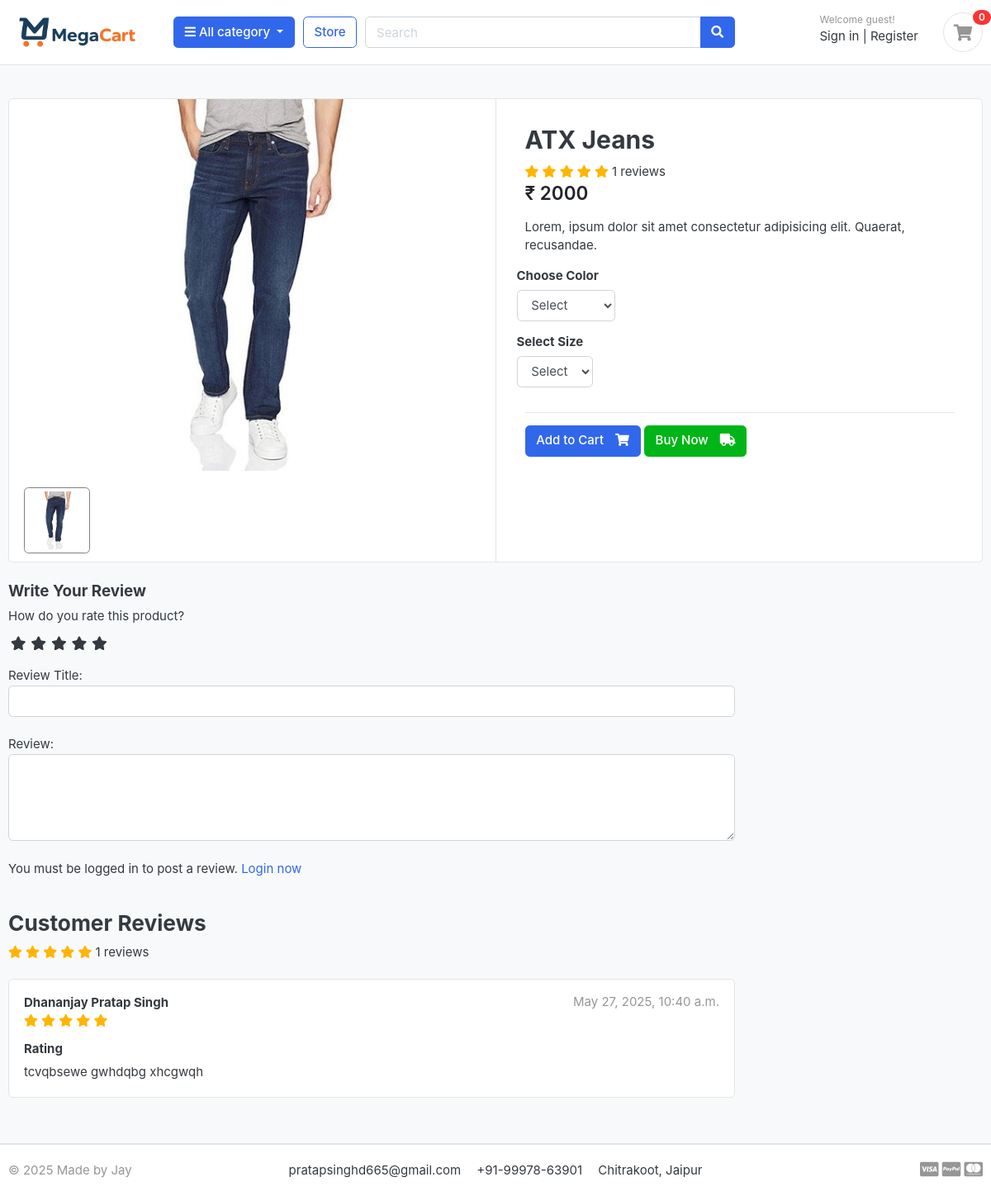
/store/category/jeans/atx-jeans/, run on the app's committed database.
### store/models.py (models this page shows, shortened)
class Product(models.Model):
    product_name    = models.CharField(max_length=200, unique=True)
    slug            = models.SlugField(max_length=200, unique=True)
    description     = models.TextField(max_length=500, blank=True)
    price           = models.IntegerField()
    images          = models.ImageField(upload_to='photos/products')
    stock           = models.IntegerField()
    is_available    = models.BooleanField(default=True)
    category        = models.ForeignKey(Category, on_delete=models.CASCADE)
    created_date    = models.DateTimeField(auto_now_add=True)
    modified_date   = models.DateTimeField(auto_now=True)
    def averageReview(self):
        reviews = ReviewRating.objects.filter(product=self, status=True).aggregate(average=Avg('rating'))
        avg = 0
        if reviews['average'] is not None:
            avg = float(reviews['average'])
        return avg
    def countReview(self):
        reviews = ReviewRating.objects.filter(product=self, status=True).aggregate(count=Count('id'))
        count = 0
        if reviews['count'] is not None:
            count = int(reviews['count'])
        return count

class ReviewRating(models.Model):
    product = models.ForeignKey(Product, on_delete=models.CASCADE)
    user = models.ForeignKey(Account, on_delete=models.CASCADE)
    subject = models.CharField(max_length=100, blank=True)
    review = models.TextField(max_length=500, blank=True)
    rating = models.FloatField()
    ip = models.CharField(max_length=20, blank=True)
    status = models.BooleanField(default=True)
    created_at = models.DateTimeField(auto_now_add=True)
    updated_at = models.DateTimeField(auto_now=True)

### accounts/models.py (models this page shows, shortened)
class Account(AbstractBaseUser, PermissionsMixin):
    ROLE_CHOICES = (
        ('Customer', 'Customer'),
        ('Seller', 'Seller'),
        ('Admin', 'Admin'),
    )
    role = models.CharField(max_length=10, choices=ROLE_CHOICES, default='Customer')
    first_name = models.CharField(max_length=50)
    last_name = models.CharField(max_length=50)
    username = models.CharField(max_length=50, unique=True)
    email = models.EmailField(max_length=100, unique=True)
    phone_number = models.CharField(max_length=50)
    date_joined = models.DateTimeField(auto_now_add=True)
    last_login = models.DateTimeField(auto_now_add=True)
    is_admin = models.BooleanField(default=False)
    is_staff = models.BooleanField(default=False)
    is_superuser = models.BooleanField(default=False)
    is_active = models.BooleanField(default=True)
    is_superadmin = models.BooleanField(default=False)
    USERNAME_FIELD = 'email'
    REQUIRED_FIELDS = ['username', 'first_name', 'last_name']
    objects = MyAccountManager()
    def full_name(self):
        return f'{self.first_name} {self.last_name}'

### store/views.py (the view)
# urls.py: path('category/<slug:category_slug>/<slug:product_slug>/', views.product_detail, name='product_detail'),
def product_detail(request, category_slug, product_slug):
    try:
        single_product = Product.objects.get(category__slug=category_slug, slug=product_slug)
        in_cart = CartItem.objects.filter(cart__cart_id=_cart_id(request), product=single_product).exists()
    except Exception as e:
        raise e
    if request.user.is_authenticated:
        orderproduct = OrderProduct.objects.filter(user=request.user, product_id=single_product.id).exists()
    else:
        orderproduct = None
    reviews = ReviewRating.objects.filter(product_id=single_product.id, status=True)
    product_gallery = ProductGallery.objects.filter(product_id=single_product.id)
    color_variations = Variation.objects.filter(product=single_product, variation_category='color', is_active=True)
    size_variations = Variation.objects.filter(product=single_product, variation_category='size', is_active=True)
    context = {
        'single_product': single_product,
        'in_cart': in_cart,
        'orderproduct': orderproduct,
        'reviews': reviews,
        'product_gallery': product_gallery,
        'color_variations': color_variations,
        'size_variations': size_variations,
    }
    return render(request, 'store/product_detail.html', context)

### carts/context_processors.py (called while the page is built)
def counter(request):
    cart_count = 0
    if 'admin' in request.path:
        return {}
    else:
        try:
            cart = Cart.objects.filter(cart_id=_cart_id(request))
            if request.user.is_authenticated:
                cart_items = CartItem.objects.all().filter(user=request.user)
            else:
                cart_items = CartItem.objects.all().filter(cart=cart[:1])
            for cart_item in cart_items:
                cart_count += cart_item.quantity
        except Cart.DoesNotExist:
            cart_count = 0
    return dict(cart_count=cart_count)

### carts/views.py (called while the page is built)
def _cart_id(request):
    cart = request.session.session_key
    if not cart:
        cart = request.session.create()
    return cart

### category/context_processors.py (called while the page is built)
def menu_links(request):
    links = Category.objects.all()
    return dict(links=links)

### category/models.py (called while the page is built)
    def get_url(self):
        return reverse('products_by_category', args=[self.slug])

### store/models.py (called while the page is built)
    def colors(self):
        return super(VariationManager, self).filter(variation_category='color', is_active=True)

    def sizes(self):
        return super(VariationManager, self).filter(variation_category='size', is_active=True)

### templates/store/product_detail.html (shortened to what this page needs)
{% extends 'base.html' %}
{% load static %}
{% block content %}
<section class="section-content padding-y bg">
	<div class="container">
		<div class="card">
			<div class="row no-gutters">
				<aside class="col-md-6">
					<article class="gallery-wrap">
						<div class="img-big-wrap mainImage">
							<center><img src="{{ single_product.images.url }}"></center>
						</div>
					</article>
					<ul class="thumb list-unstyled d-flex flex-wrap">
						<li class="me-2">
							<a class="ml-2" href="{{ single_product.images.url }}" target="mainImage">
							<img src="{{ single_product.images.url }}"
								alt="Product Image"
								class="img-thumbnail"
								style="width: 80px; height: 80px; object-fit: cover;">
							</a>
						</li>
					</ul>
				</aside>
				<main class="col-md-6 border-left">
					<form action="{% url 'add_cart' single_product.id %}" method="POST">
						<article class="content-body">
							<h2 class="title">{{ single_product.product_name }}</h2>
							<div class="rating-star">
								<span>
									<i class="fa fa-star{% if single_product.averageReview < 0.5 %}-o{% elif single_product.averageReview >= 0.5 and single_product.averageReview < 1 %}-half-o {% endif %}" aria-hidden="true"></i>
									<i class="fa fa-star{% if single_product.averageReview < 1.5 %}-o{% elif single_product.averageReview >= 1.5 and single_product.averageReview < 2 %}-half-o {% endif %}" aria-hidden="true"></i>
									<i class="fa fa-star{% if single_product.averageReview < 2.5 %}-o{% elif single_product.averageReview >= 2.5 and single_product.averageReview < 3 %}-half-o {% endif %}" aria-hidden="true"></i>
									<i class="fa fa-star{% if single_product.averageReview < 3.5 %}-o{% elif single_product.averageReview >= 3.5 and single_product.averageReview < 4 %}-half-o {% endif %}" aria-hidden="true"></i>
									<i class="fa fa-star{% if single_product.averageReview < 4.5 %}-o{% elif single_product.averageReview >= 4.5 and single_product.averageReview < 5 %}-half-o {% endif %}" aria-hidden="true"></i>
									<span>{{single_product.countReview}} reviews</span>
								</span>
							</div>
							<div class="mb-3">
								<var class="price h4" id="priceDisplay"><span>₹ {{ single_product.price }}</span></var>
							</div>
							<p>{{ single_product.description }}</p>
							<form id="add-to-cart-form" action="{% url 'add_cart' single_product.id %}" method="POST">
{% if single_product.variation_set.colors %}
<div class="row">
    <div class="item-option-select">
        <h6>Choose Color</h6>
        <select name="color" class="form-control" id="colorSelect" required>
            <option value="" disabled selected>Select</option>
        </select>
    </div>
</div>
{% endif %}
{% if single_product.variation_set.sizes %}
<div class="row">
    <div class="item-option-select">
        <h6>Select Size</h6>
        <select name="size" class="form-control" id="sizeSelect" required>
            <option value="" disabled selected>Select</option>
        </select>
    </div>
</div>
{% endif %}
							<hr>
							<button id="add-to-cart-btn" type="submit" class="btn btn-primary">
								<span class="text">Add to Cart</span> <i class="fas fa-shopping-cart"></i>
							</button>
    <button type="submit" name="buy_now" value="true" class="btn btn-success">
								<span class="text">Buy Now</span> <i class="fas fa-solid fa-truck"></i>
							</button>
						</form>
						</article>
					</form>
				</main>
			</div>
		</div>
		<br>
		<div class="row">
			<div class="col-md-9">
				<form action="{% url 'submit_review' single_product.id %}" method="POST">
					<h5>Write Your Review</h5>
					<div>
						<label>How do you rate this product?</label>
						<br>
						<div class="rate">
							<input type="radio" name="rating" id="rating10" value="5" required /><label for="rating10" title="5"></label>
							<input type="radio" name="rating" id="rating8" value="4" required /><label for="rating8" title="4"></label>
							<input type="radio" name="rating" id="rating6" value="3" required /><label for="rating6" title="3"></label>
							<input type="radio" name="rating" id="rating4" value="2" required /><label for="rating4" title="2"></label>
							<input type="radio" name="rating" id="rating2" value="1" required /><label for="rating2" title="1"></label>
						</div>
<br>
						Review Title:
						<input type="text" class="form-control" name="subject">
						<br>
						Review:
						<textarea name="review" rows="4" class="form-control"></textarea>
						<br>
						{% if user.is_authenticated %}
							{% if orderproduct %}
								<input type="submit" value="Submit Review" class="btn btn-primary">
							{% else %}
								<p>You must purchase this product to post a review.</p>
							{% endif %}
						{% else %}
						<p>You must be logged in to post a review. <span><a href="{% url 'login' %}">Login now</a></span></p>
						{% endif %}
					</div>
				</form>
<br>
<header class="section-heading">
	<h3>Customer Reviews </h3>
	<div class="rating-star">
		<span>
			<i class="fa fa-star{% if single_product.averageReview < 0.5 %}-o{% elif single_product.averageReview >= 0.5 and single_product.averageReview < 1 %}-half-o {% endif %}" aria-hidden="true"></i>
			<i class="fa fa-star{% if single_product.averageReview < 1.5 %}-o{% elif single_product.averageReview >= 1.5 and single_product.averageReview < 2 %}-half-o {% endif %}" aria-hidden="true"></i>
			<i class="fa fa-star{% if single_product.averageReview < 2.5 %}-o{% elif single_product.averageReview >= 2.5 and single_product.averageReview < 3 %}-half-o {% endif %}" aria-hidden="true"></i>
			<i class="fa fa-star{% if single_product.averageReview < 3.5 %}-o{% elif single_product.averageReview >= 3.5 and single_product.averageReview < 4 %}-half-o {% endif %}" aria-hidden="true"></i>
			<i class="fa fa-star{% if single_product.averageReview < 4.5 %}-o{% elif single_product.averageReview >= 4.5 and single_product.averageReview < 5 %}-half-o {% endif %}" aria-hidden="true"></i>
	<span>{{single_product.countReview}} reviews</span>
			</span>
	</div>
</header>
{% for review in reviews %}
				<article class="box mb-3">
					<div class="icontext w-100">
						<div class="text">
							<span class="date text-muted float-md-right">{{review.updated_at}} </span>
							<h6 class="mb-1">{{review.user.full_name}} </h6>
							<div class="rating-star">
								<span>
									<i class="fa fa-star{% if review.rating == 0.5 %}-half-o{% elif review.rating < 1 %}-o {% endif %}" aria-hidden="true"></i>
									<i class="fa fa-star{% if review.rating == 1.5 %}-half-o{% elif review.rating < 2 %}-o {% endif %}" aria-hidden="true"></i>
									<i class="fa fa-star{% if review.rating == 2.5 %}-half-o{% elif review.rating < 3 %}-o {% endif %}" aria-hidden="true"></i>
									<i class="fa fa-star{% if review.rating == 3.5 %}-half-o{% elif review.rating < 4 %}-o {% endif %}" aria-hidden="true"></i>
									<i class="fa fa-star{% if review.rating == 4.5 %}-half-o{% elif review.rating < 5 %}-o {% endif %}" aria-hidden="true"></i>
								</span>
							</div>
						</div>
					</div>
					<div class="mt-3">
						<h6>{{review.subject}}</h6>
						<p>
							{{review.review}}
						</p>
					</div>
				</article>
{% endfor %}
			</div>
		</div>
	</div>
</section>
{% endblock %}

### MegaCart/static/css/ui.css (style rules this page uses)
html { font-family: "Inter", sans-serif; font-size: 15px; }
.content-body { flex: 1 1 auto; padding: 2rem 2.3rem; }
.padding-y { padding-top: 40px; padding-bottom: 40px; }
var { font-style: normal; }
article:after, .form-group:after { display: block; clear: both; content: ""; }
.bg { background-color: #f8f9fa; }
.section-heading { margin-bottom: 20px; margin-top: 15px; }
p:last-child { margin-bottom: 0; }
.btn .text + i { margin-left: 10px; }
[class*=list-] li:after { visibility: hidden; display: block; content: ""; overflow: hidden; height: 0; clear: both; }
.icontext { display: inline-flex; align-items: center; vertical-align: middle; }
.icontext .text { width: 100%; line-height: 1.2; }
.price { font-weight: 600; color: #212529; }
.box { padding: 18px; background: #fff; border-radius: 0.37rem; border: 1px solid #e4e4e4; }
.gallery-wrap .img-big-wrap { margin-bottom: 10px; border-radius: 0.37rem; overflow: hidden; background-color: #fff; }
.gallery-wrap .img-big-wrap img { height: 450px; width: auto; display: inline-block; }
.item-option-select { margin-bottom: 1rem; display: inline-block; margin-right: 15px; }

### static/css/custom.css (style rules this page uses)
.rate { display: inline-block;; border: 0; }
.rate > label { float: right; }
.rate > label:before { display: inline-block; font-size: 1.1rem; font-family: FontAwesome; content: "\f005"; margin:0; padding:0.3rem .2rem; cursor: pointer; }
.rating-star i { color: #ffb503 !important; }
ul.thumb { margin:0 auto; padding: 0; float: left; }
ul.thumb li { list-style: none; margin: 10px; }
ul.thumb li img { width: 80px; height: 80px; border: 1px solid grey; }

### data on the page
Product: images (picture), product_name "ATX Jeans", countReview "1", price "2000", description "Lorem, ipsum dolor sit amet consectetur adipisicing elit. Quaerat, recusandae."
ReviewRating: updated_at "May 27, 2025, 10:40 a.m.", user.full_name "Dhananjay Pratap Singh", subject "Rating", review "tcvqbsewe gwhdqbg xhcgwqh"

### other printed values
{{ cart_count }} "0"
